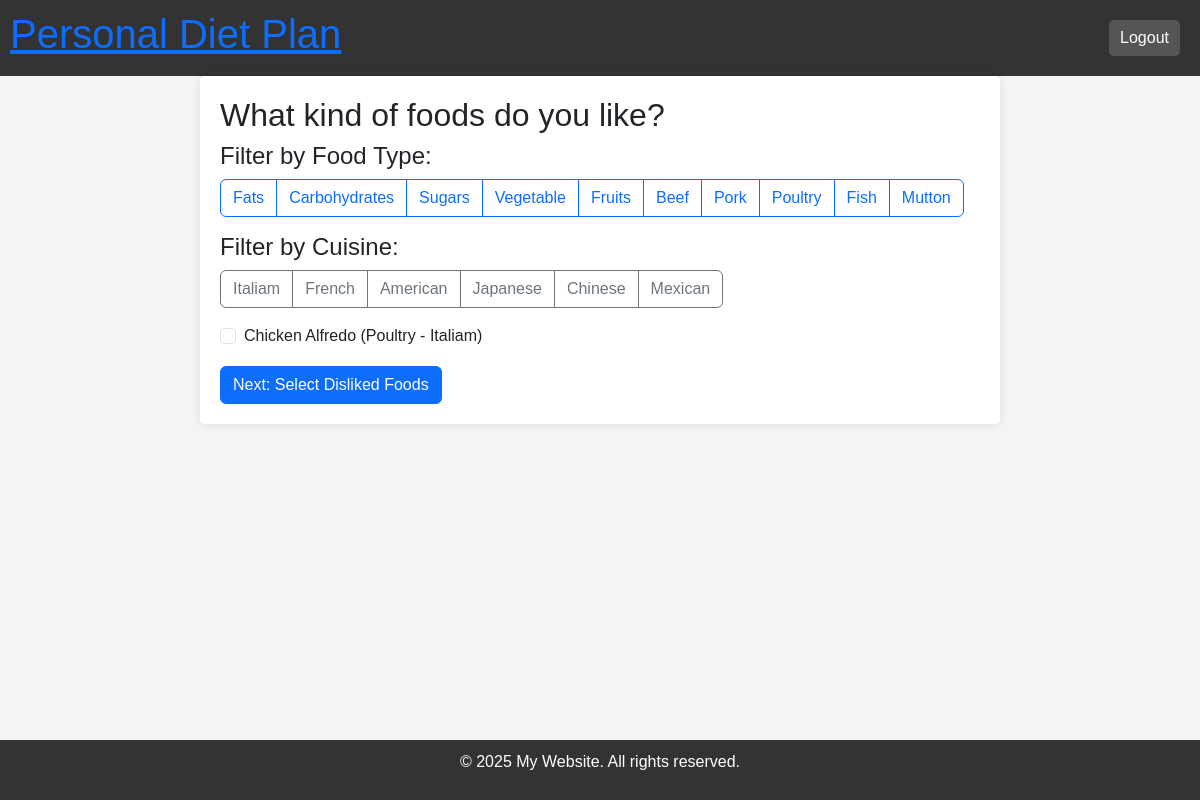
Page /liked-foods/?filter_cuisine=Italiam (signed in) on the committed database.
### webapp/models.py (models this page shows, shortened)
class FoodCategory(models.Model):
    name = models.CharField(max_length=50, unique=True)

class Cuisine(models.Model):
    name = models.CharField(max_length=50, unique=True)

class Food(models.Model):
    name = models.CharField(max_length=100, unique=True)
    food_type = models.ForeignKey(FoodCategory, on_delete=models.SET_NULL, null=True, blank=True)
    cuisine = models.ForeignKey(Cuisine, on_delete=models.SET_NULL, null=True, blank=True)

class UserFoodSelection(models.Model):
    user = models.OneToOneField(User, on_delete=models.CASCADE)
    liked_foods = models.ManyToManyField(Food, blank=True, related_name="liked_by_users")
    disliked_foods = models.ManyToManyField(Food, blank=True, related_name="disliked_by_users")
    allergy = models.ManyToManyField(Allergy, blank=True, related_name="user_allergy")
    dietary_requirement = models.ManyToManyField(DietaryRequirement, blank=True, related_name="user_dietary_requirement")
    health_goals = models.ManyToManyField(HealthGoals, blank=True, related_name="user_health_goal")

### webapp/views.py (the view)
# urls.py: path("liked-foods/", views.liked_foods, name="liked_foods"),
@login_required
def liked_foods(request):
    foods = Food.objects.all()
    categories = FoodCategory.objects.all()
    cuisines = Cuisine.objects.all()
    user_selection, created = UserFoodSelection.objects.get_or_create(user=request.user)
    food_type = request.GET.get("filter_type")
    cuisine = request.GET.get("filter_cuisine")
    if food_type:
        foods = foods.filter(food_type__name=food_type)
    if cuisine:
        foods = foods.filter(cuisine__name=cuisine)
    if request.method == "POST":
        selected_food_ids = request.POST.getlist("foods")
        user_selection.liked_foods.set(selected_food_ids)
        return redirect("disliked_foods")
    return render(request, "liked_foods.html", {
        "foods": foods,
        "user_selection": user_selection,
        "categories": categories,
        "cuisines": cuisines
    })

### webapp/templates/liked_foods.html (shortened to what this page needs)
{% extends "base.html" %}
{% block content %}
<h2>What kind of foods do you like?</h2>
<h4>Filter by Food Type:</h4>
<div class="btn-group mb-3">
    {% for category in categories %}
        <a href="?filter_type={{ category.name }}" class="btn btn-outline-primary">{{ category.name }}</a>
    {% endfor %}
</div>
<h4>Filter by Cuisine:</h4>
<div class="btn-group mb-3">
    {% for cuisine in cuisines %}
        <a href="?filter_cuisine={{ cuisine.name }}" class="btn btn-outline-secondary">{{ cuisine.name }}</a>
    {% endfor %}
</div>
<form method="POST">
    <div class="form-check">
        {% for food in foods %}
            <input class="form-check-input" type="checkbox" name="foods" value="{{ food.id }}" id="food{{ food.id }}"
                {% if food in user_selection.liked_foods.all %}checked{% endif %}>
            <label class="form-check-label" for="food{{ food.id }}">
                {{ food.name }} ({{ food.food_type.name|default:"General" }} - {{ food.cuisine.name|default:"General" }})
            </label><br>
        {% endfor %}
    </div>
    <button type="submit" class="btn btn-primary mt-3">Next: Select Disliked Foods</button>
</form>
{% endblock %}

### webapp/static/style.css (style rules this page uses)
body { font-family: Arial, sans-serif; margin: 0; padding: 0; background-color: #f4f4f4; }

### rows in the picture
FoodCategory: name "Fats"
FoodCategory: name "Carbohydrates"
FoodCategory: name "Sugars"
FoodCategory: name "Vegetable"
FoodCategory: name "Fruits"
FoodCategory: name "Beef"
FoodCategory: name "Pork"
FoodCategory: name "Poultry"
FoodCategory: name "Fish"
FoodCategory: name "Mutton"
Cuisine: name "Italiam"
Cuisine: name "French"
Cuisine: name "American"
Cuisine: name "Japanese"
Cuisine: name "Chinese"
Cuisine: name "Mexican"
Food: name "Chicken Alfredo", food_type.name "Poultry", cuisine.name "Italiam"
